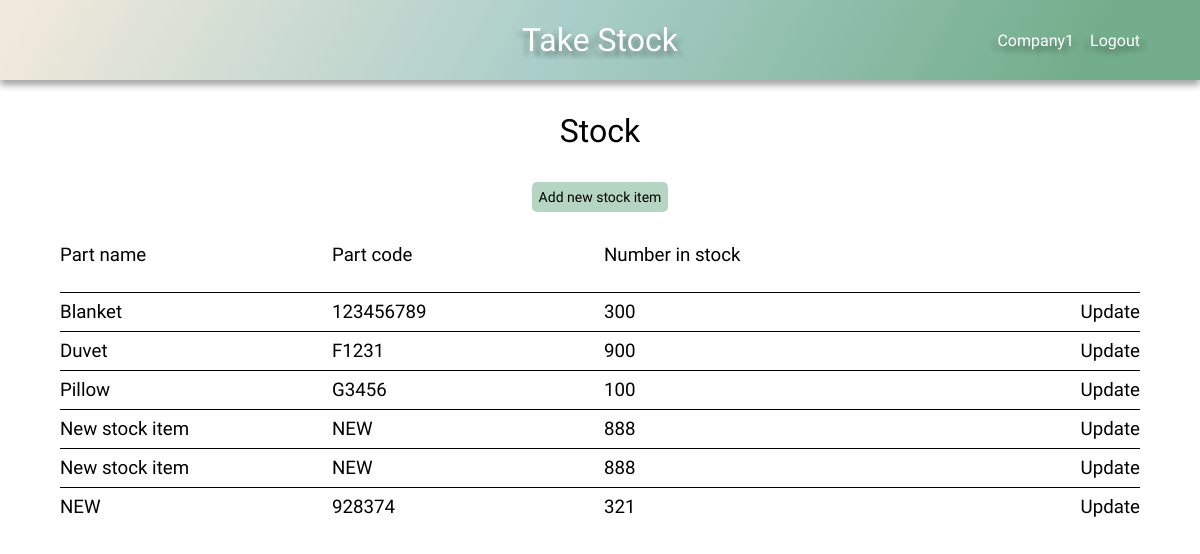
/stock/ (signed in), run on the app's committed database.
### stock/models.py (models this page shows, shortened)
class Stock(models.Model):
    name = models.CharField(max_length=100)
    code = models.CharField(max_length=100)
    number_in_stock = models.IntegerField()
    company = models.ForeignKey(User, on_delete=models.CASCADE, default=1)

### stock/views.py (the view)
# urls.py: path('stock/', stock_page, name='stock'),
def stock_page(request):
    default_user = request.user
    stock = Stock.objects.filter(company=default_user)
    context = {
        'stock': stock,
    }
    return render(request, 'stock.html', context)

### stock/context_processors.py (called while the page is built)
def base(request):
    default_user = request.user
    return ({
        'default_user': default_user
        })

### stock/templates/stock.html
{% extends 'base.html' %}
{% load static %}
{% block head %}
    <link rel="stylesheet" href="{% static 'css/grid.css' %}">
{% endblock %}
{% block content %}
    <h1 class="center">Stock</h1>
    <div class="add-new btn btn-submit btn-hover">
        <a href="{% url 'add_new_stock_part' %}">Add new stock item</a>
    </div>
    {% if not stock %}
        <h2 class="center">You haven't added any stock yet!</h2>
    {% else %}
        <div class="grid">
            <div class="grid-headings grid-4">
                <h3>Part name</h3>
                <h3>Part code</h3>
                <h3>Number in stock</h3>
            </div>
            {% for item in stock %}
            <div class="grid-row grid-4">
                <div class="item-name-content">
                    <h3>{{ item.name }}</h3>
                </div>
                <div class="item-code-content">
                    <h3>{{ item.code }}</h3>
                </div>
                <div class="item-number-content">
                    <h3>{{ item.number_in_stock }}</h3>
                </div>
                <div class="update">
                    <h3><a href="{% url 'update-stock' item.pk %}">Update</a></h3>
                </div>
            </div>
            {% endfor %}
        </div>
    {% endif %}
{% endblock %}

### stock/templates/base.html (shortened to what this page needs)
{% load static %}
<!DOCTYPE html>
<html lang="en">
<head>
    <link rel="stylesheet" href="{% static 'css/style.css' %}">
    {% block head %}
    {% endblock %}
</head>
<body>
    <header class="main-header">
        <h1><a href="{% url 'home' %}">Take Stock</a></h1>
        <div class="user-nav">
            {% if user.is_authenticated %}
                <div id="dropdown">{{ default_user }}
                </div>
                <a href="{% url 'logout' %}">Logout</a>
            {% else %}
                <a href="{% url 'login' %}">Login</a>
                <a href="{% url 'register' %}">Register</a>
            {% endif %}
        </div>
    </header>
    {% block content %}
    {% endblock %}
</body>
</html>

### static/css/style.css (style rules this page uses)
:root { --clr-mix-calm: 120deg, #f1e9dc 2%, #aacec9, #73ad8b 90%; --shadow: 0 10px 20px 0 rgba(0, 0, 0, .2), 0 10px 20px 0 rgba(0, 0, 0, .2); --shadow-s: 0 5px 7px 0 rgba(0, 0, 0, .2), 0 5px 7px 0 rgba(0, 0, 0, .2); --shadow-l: 0 20px 30px 0 rgba(0, 0, 0, .2), 0 20px 30px 0 rgba(0, 0, 0, .2); --shadow-tl: 5px 5px 5px rgba(0, 0, 0, .2), -5px 5px 5px rgba(0, 0, 0, .2); --header-height: 5em; --hover: .522; --btn-submit: hsla(145, 26%, 56%, var(--hover)); --btn-delete: hsla(0, 58%, 86%, var(--hover)); }
*, *::before, *::after { margin: 0; padding: 0; box-sizing: border-box; text-decoration: none; list-style-type: none; color: #000000; font-family: 'Nanum Gothic', 'Gill Sans', 'Gill Sans MT', Calibri, 'Trebuchet MS', sans-serif; font-weight: 300; }
body { overflow-x: hidden; }
h1, .center, .add-new { width: max-content; margin: 1em auto; }
.add-new { padding: .5em; border-radius: 5px; }
.main-header { display: flex; justify-content: center; align-items: center; height: var(--header-height); background: linear-gradient(var(--clr-mix-calm)); box-shadow: var(--shadow-s); position: relative; }
.main-header h1 a { color: #FFFFFF; text-shadow: var(--shadow-tl); }
.btn { border: none; font-size: 14px; }
.btn-submit { background-color: var(--btn-submit); }
.user-nav { max-width: 20%; display: flex; justify-content: space-between; gap: 1em; position: absolute; right: 5%; }
.user-nav div, .user-nav a { color: #FFFFFF; text-shadow: var(--shadow-tl); }
#dropdown { position: relative; cursor: pointer; }
@media screen and (min-width: 1200px) { body { max-width: 1200px; min-height: 100vh; margin: 0 auto; box-shadow: var(--shadow-l); } }

### static/css/grid.css (style rules this page uses)
.grid { display: grid; min-width: 80%; max-width: 90%; margin: 2em auto; grid-auto-flow: row; }
.grid-headings { display: grid; height: 3em; }
.grid-row { display: grid; align-items: center; grid-auto-flow: column; padding: .5em 0; border-top: 1px solid #000000; }
.grid-4 { grid-template-columns: repeat(4, 1fr); gap: .5em; }
.grid-4 > *, .grid-5 > * { max-width: 100%; overflow-x: scroll; }
.update { text-align: end; }

### data on the page
Stock: name "Blanket", code "123456789", number_in_stock "300"
Stock: name "Duvet", code "F1231", number_in_stock "900"
Stock: name "Pillow", code "G3456", number_in_stock "100"
Stock: name "New stock item", code "NEW", number_in_stock "888"
Stock: name "New stock item", code "NEW", number_in_stock "888"
Stock: name "NEW", code "928374", number_in_stock "321"

### other printed values
{{ default_user }} "Company1"
